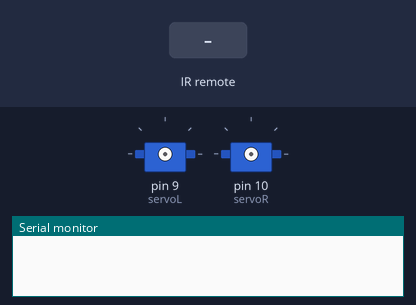
Bench run of a sketch on a simulated Arduino Uno, built with avr-gcc and run on an emulated ATmega328P. On the bench: 2 × servo, the last lines printed to the serial monitor. The inputs (shaded band) are chosen by the test bench.

Above: at 1.2 s.
1.3 s: infrared code 0x20DF02FD received
2.8 s: infrared code 0x20DF827D received
At 3.7 s:
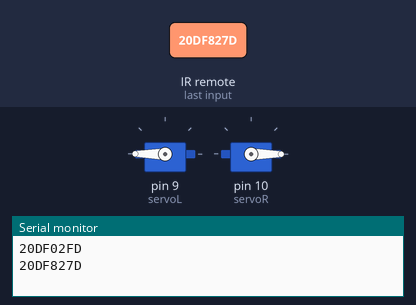
4.3 s: infrared code 0x20DFC23D received
At 4.9 s:
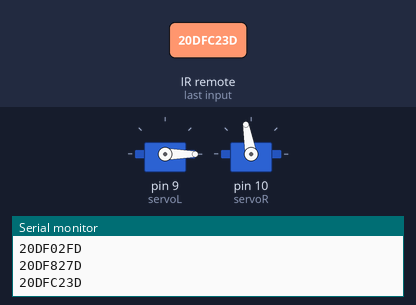
5.8 s: infrared code 0x20DFA25D received
At 6.2 s:
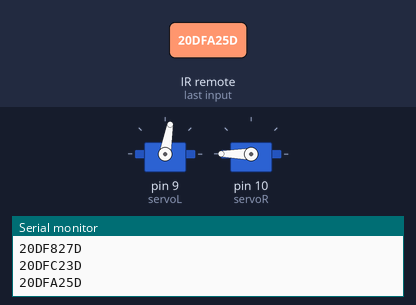
7.3 s: infrared code 0x20DFE01F received
At 8.5 s:
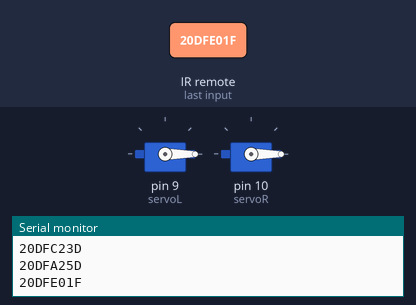
8.8 s: infrared code 0x20DF609F received
At 9.9 s:
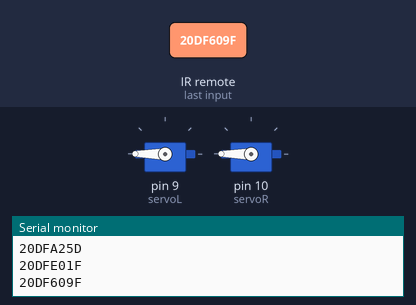
Timing chart, 0 to 11.3 s (numbered marks = the images above; inputs shaded):
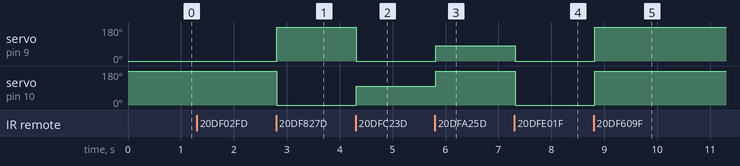

The sketch:

Volt-more-2WD.ino
```cpp
// Written by: Mohamed Soliman
// This code is for controlling servo motor with IR remote control
// When clicking at any of two buttons the motor is toggling between the rotation and stop

#include <IRremote.h>      //must copy IRremote library to arduino libraries
#include <Servo.h>
#define bNN 0x20DF02FD
#define bSS 0x20DF827D
#define bNW 0x20DFC23D
#define bNE 0x20DFA25D
#define bWW 0x20DFE01F
#define bEE 0x20DF609F
#define bSE 0x20DFDA25
#define bSW 0x20DF14EB
#define contd 0xFFFFFFFF
#define stopp 0x20DF22DD // ok key

int RECV_PIN = 2;       //IR receiver pin
Servo servoL, servoR;
int val;                //rotation angle
bool cwRotation, ccwRotation;  //the states of rotation

IRrecv irrecv(RECV_PIN);

decode_results results;

void setup()
{
  Serial.begin(9600);
  irrecv.enableIRIn(); // Start the receiver
  //servoL.attach(9);     //servo pin
  //servoR.attach(10);
}

int left = 90, right = 90;

void loop()
{
  //Serial.println("Loop!");
  if (irrecv.decode(&results)) {
    Serial.println(results.value, HEX);
    irrecv.resume(); // Receive the next value

    switch(results.value)
    {
      case bNN: left = right = 180; break;
      case bSS: left = right = 0; break;
      case bEE: left = 0; right = 180; break;
      case bWW: left = 180; right = 0; break;
      case bNE: left = 100; right = 180; break;
      case bNW: left = 180; right = 100; break;
      case bSE: left = 80; right = 0; break;
      case bSW: left = 0; right = 80; break;
      case stopp: left = right = 90;
      default: break;
    }
    if (left == 90 && right == 90)
    {
      servoL.detach();
      servoR.detach();
    }
    else
    {
      if (!servoL.attached())
        servoL.attach(9);
      if (!servoR.attached())
        servoR.attach(10);
      servoL.write(180 - left);
      servoR.write(right);
    }
  }
  delay(50);          //General speed
}
```

Measured:
- after the input at 2.8 s, servo on pin 9 (servoL): 0° → 180° at once; servo on pin 10 (servoR): 180° → 0° at once
- after the input at 4.3 s, servo on pin 9 (servoL): 180° → 0° at once; servo on pin 10 (servoR): 0° → 100° at once
- after the input at 5.8 s, servo on pin 9 (servoL): 0° → 80° at once; servo on pin 10 (servoR): 100° → 180° at once
- after the input at 7.3 s, servo on pin 9 (servoL): 80° → 0° at once; servo on pin 10 (servoR): 180° → 0° at once
- after the input at 8.8 s, servo on pin 9 (servoL), servo on pin 10 (servoR): 0° → 180° at once
